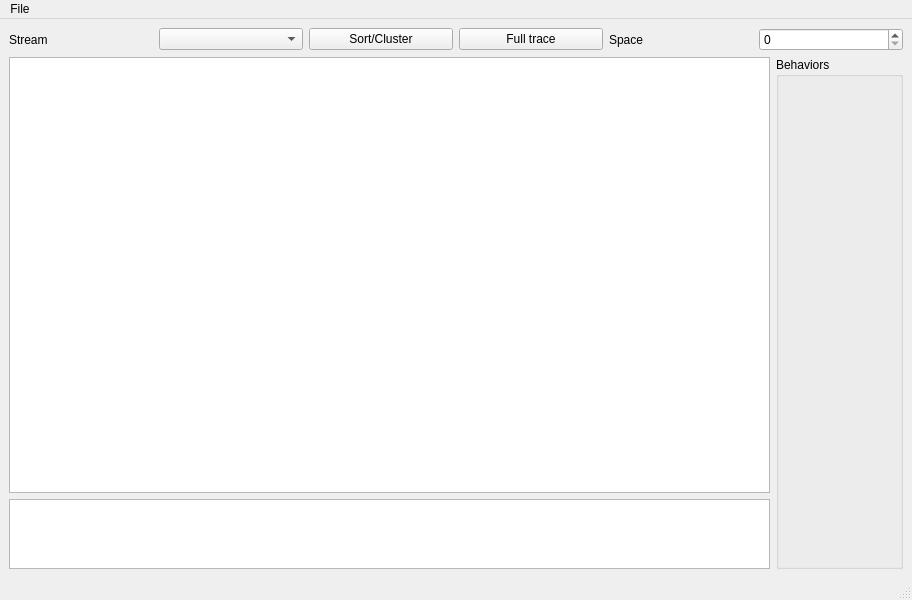
<?xml version="1.0" encoding="UTF-8"?>
<ui version="4.0">
 <class>NeuralWindow</class>
 <widget class="QMainWindow" name="NeuralWindow">
  <property name="geometry">
   <rect>
    <x>0</x>
    <y>0</y>
    <width>912</width>
    <height>600</height>
   </rect>
  </property>
  <property name="windowTitle">
   <string>MainWindow</string>
  </property>
  <widget class="QWidget" name="centralwidget">
   <layout class="QVBoxLayout" name="verticalLayout_2">
    <item>
     <layout class="QHBoxLayout" name="horizontalLayout">
      <item>
       <widget class="QLabel" name="label">
        <property name="text">
         <string>Stream</string>
        </property>
       </widget>
      </item>
      <item>
       <widget class="QComboBox" name="trace_stream_combobox"/>
      </item>
      <item>
       <widget class="QPushButton" name="pushButton_2">
        <property name="text">
         <string>Sort/Cluster</string>
        </property>
       </widget>
      </item>
      <item>
       <widget class="QPushButton" name="full_trace_push_button">
        <property name="text">
         <string>Full trace</string>
        </property>
        <property name="checkable">
         <bool>true</bool>
        </property>
       </widget>
      </item>
      <item>
       <widget class="QLabel" name="label_2">
        <property name="text">
         <string>Space</string>
        </property>
       </widget>
      </item>
      <item>
       <widget class="QSpinBox" name="spinBox"/>
      </item>
     </layout>
    </item>
    <item>
     <layout class="QHBoxLayout" name="horizontalLayout_2" stretch="6,1">
      <item>
       <layout class="QVBoxLayout" name="verticalLayout" stretch="10,1">
        <item>
         <widget class="QGraphicsView" name="trace_view"/>
        </item>
        <item>
         <widget class="QGraphicsView" name="avg_trace_view"/>
        </item>
       </layout>
      </item>
      <item>
       <widget class="QGroupBox" name="behavior_groupbox">
        <property name="title">
         <string>Behaviors</string>
        </property>
       </widget>
      </item>
     </layout>
    </item>
   </layout>
  </widget>
  <widget class="QMenuBar" name="menubar">
   <property name="geometry">
    <rect>
     <x>0</x>
     <y>0</y>
     <width>912</width>
     <height>22</height>
    </rect>
   </property>
   <widget class="QMenu" name="menuFile">
    <property name="title">
     <string>File</string>
    </property>
    <addaction name="actionImportNeuralRecord"/>
    <addaction name="actionResetNeuralRecording"/>
   </widget>
   <addaction name="menuFile"/>
  </widget>
  <widget class="QStatusBar" name="statusbar"/>
  <action name="actionImportNeuralRecord">
   <property name="text">
    <string>Import neural recording</string>
   </property>
  </action>
  <action name="actionResetNeuralRecording">
   <property name="text">
    <string>Clear neural recording</string>
   </property>
  </action>
 </widget>
 <resources/>
 <connections/>
</ui>
